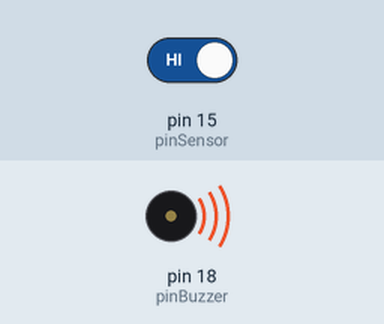
Simulated run of this sketch. Board: Arduino Uno, built with avr-gcc and run on an emulated ATmega328P. Parts: buzzer (waves = sounding, pin HIGH). The test bench sets the inputs (shaded band); at power-on: pin 15 (pinSensor) HIGH. What the sketch prints to the serial monitor is not drawn.

Above: at 1.2 s.
1.3 s: pin 15 (pinSensor) driven LOW
At 2.2 s:
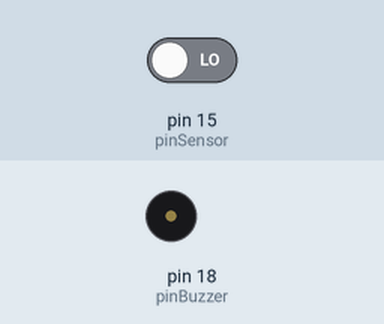
2.8 s: pin 15 (pinSensor) driven HIGH
At 3.3 s:
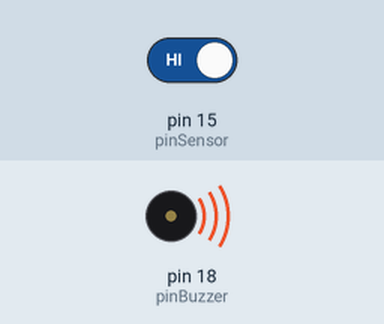
Timing chart, 0 to 5.8 s (numbered marks = the images above; inputs shaded):
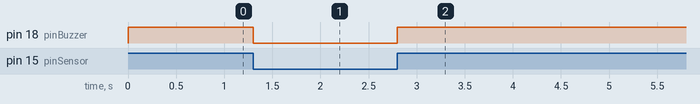

Measured:
- after the input at 1.3 s, pin 18 (pinBuzzer): HIGH → LOW at once
- after the input at 2.8 s, pin 18 (pinBuzzer): LOW → HIGH at once

The sketch:

XKC_WITH_NO_MQTT.ino
```cpp
// ==========================================
// PIN KABEL
// ==========================================
const int pinSensor = 15; // Kabel Kuning Sensor
const int pinBuzzer = 18; // Kaki Panjang (+) Buzzer

unsigned long lastMsg = 0;

void setup() {
  // Memulai Serial Monitor untuk pemantauan
  Serial.begin(115200);

  // Setup Pin
  pinMode(pinSensor, INPUT_PULLUP); // Menggunakan Pullup Internal
  pinMode(pinBuzzer, OUTPUT);

  // Pastikan Buzzer Mati saat alat pertama kali dinyalakan
  digitalWrite(pinBuzzer, LOW);

  Serial.println("--- Sistem Monitoring Galon (Offline) Ready ---");
}

void loop() {
  // --- 1. PEMBACAAN SENSOR (REAL-TIME) ---
  int sensorState = digitalRead(pinSensor);

  // --- 2. LOGIKA BUZZER ---
  // Jika sensor HIGH (Kering/Habis), Buzzer NYALA.
  // Jika sensor LOW (Ada Air), Buzzer MATI.
  if (sensorState == HIGH) {
    digitalWrite(pinBuzzer, HIGH); // NYALA
  }
  else {
    digitalWrite(pinBuzzer, LOW);  // MATI
  }

  // --- 3. TAMPILAN STATUS KE SERIAL MONITOR (TIAP 2 DETIK) ---
  unsigned long now = millis();
  if (now - lastMsg > 2000) {
    lastMsg = now;

    if (sensorState == LOW) {
      Serial.println("Status: AMAN (Air Ada) 🌊");
    } else {
      Serial.println("Status: BAHAYA (Air Habis!) ⛔");
    }
  }
}
```
